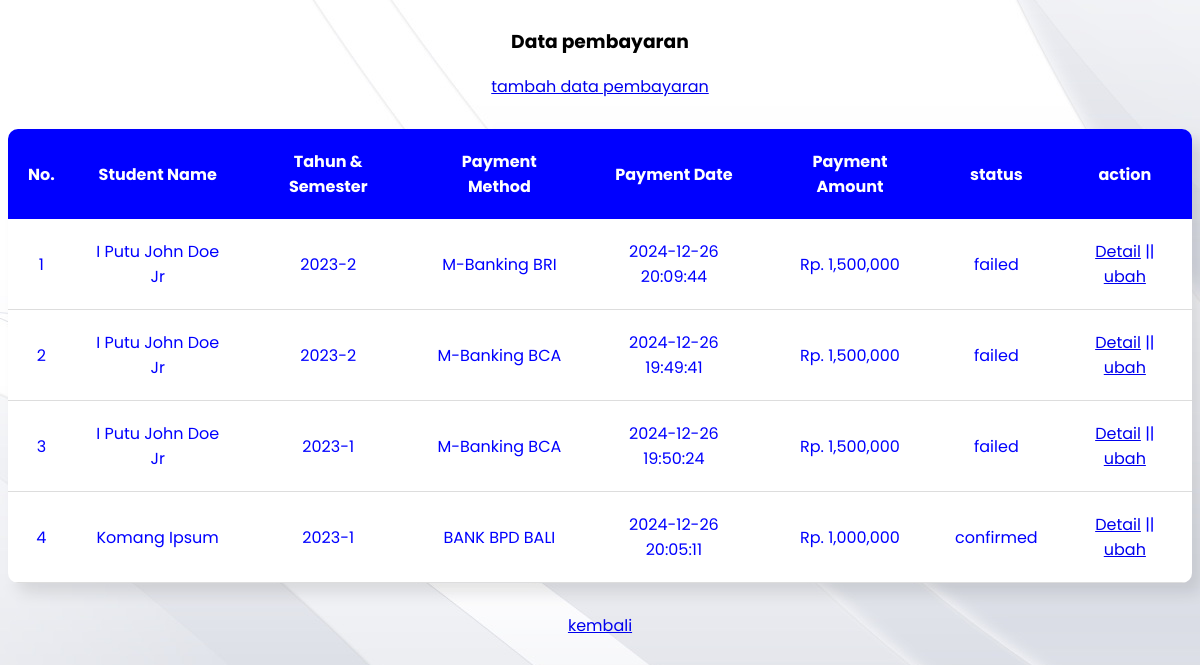
/admin/payments/index.php (signed in), run on the app's committed database.
### tables this page shows
CREATE TABLE `payments` (
  `id` int NOT NULL AUTO_INCREMENT,
  `ukt_id` int NOT NULL,
  `method_id` int NOT NULL,
  `paid_date` timestamp NULL DEFAULT CURRENT_TIMESTAMP,
  `amount_paid` decimal(15,2) NOT NULL,
  `status` enum('pending','confirmed','failed') DEFAULT 'pending',
  `created_at` timestamp NULL DEFAULT CURRENT_TIMESTAMP,
  `updated_at` timestamp NULL DEFAULT CURRENT_TIMESTAMP ON UPDATE CURRENT_TIMESTAMP,
  `user_id` int DEFAULT NULL,
  PRIMARY KEY (`id`),
  KEY `ukt_id` (`ukt_id`),
  KEY `method_id` (`method_id`),
  CONSTRAINT `payments_ibfk_1` FOREIGN KEY (`ukt_id`) REFERENCES `ukt` (`id`),
  CONSTRAINT `payments_ibfk_2` FOREIGN KEY (`method_id`) REFERENCES `payment_methods` (`id`)
);

CREATE TABLE `students` (
  `id` int NOT NULL AUTO_INCREMENT,
  `nim` varchar(20) NOT NULL,
  `name` varchar(100) NOT NULL,
  `phone` varchar(15) DEFAULT NULL,
  `program_id` int NOT NULL,
  `created_at` timestamp NULL DEFAULT CURRENT_TIMESTAMP,
  `updated_at` timestamp NULL DEFAULT CURRENT_TIMESTAMP ON UPDATE CURRENT_TIMESTAMP,
  `email` varchar(100) DEFAULT NULL,
  `password` varchar(100) DEFAULT NULL,
  PRIMARY KEY (`id`),
  UNIQUE KEY `nim` (`nim`),
  KEY `program_id` (`program_id`),
  CONSTRAINT `students_ibfk_1` FOREIGN KEY (`program_id`) REFERENCES `programs` (`id`)
);

CREATE TABLE `academic_years` (
  `id` int NOT NULL AUTO_INCREMENT,
  `year` varchar(10) NOT NULL,
  `semester` enum('1','2') NOT NULL,
  `status` enum('active','inactive') NOT NULL,
  `created_at` timestamp NULL DEFAULT CURRENT_TIMESTAMP,
  `updated_at` timestamp NULL DEFAULT CURRENT_TIMESTAMP ON UPDATE CURRENT_TIMESTAMP,
  PRIMARY KEY (`id`)
);

CREATE TABLE `payment_methods` (
  `id` int NOT NULL AUTO_INCREMENT,
  `name` varchar(50) NOT NULL,
  `created_at` timestamp NULL DEFAULT CURRENT_TIMESTAMP,
  `updated_at` timestamp NULL DEFAULT CURRENT_TIMESTAMP ON UPDATE CURRENT_TIMESTAMP,
  PRIMARY KEY (`id`)
);

### functions.php (called while the page is built, shortened)
<?php
 $conn = mysqli_connect("localhost","root","","spp_2");
 function query($query){
    global $conn;
    $result = mysqli_query($conn,$query);
    $rows = [];
    while ($row = mysqli_fetch_assoc($result)){
        $rows[] = $row;
    }
    return $rows;
 }
?>

### admin/payments/index.php (the view, shortened to what this page needs)
<?php
    require "../../functions.php";
    $payments = query("SELECT
                    payments.id AS paymentId,
                    payments.paid_date AS paid_date,
                    payments.amount_paid as amount_paid,
                    payments.status as status,
                    ukt.id AS uktId,
                    payment_methods.name AS method_name,
                    students.*,  -- Menambahkan data dari tabel students
                    academic_years.year, academic_years.semester  -- Menambahkan data dari tabel academic_years
                FROM
                    payments
                INNER JOIN
                    ukt ON payments.ukt_id = ukt.id
                INNER JOIN
                    payment_methods ON payments.method_id = payment_methods.id
                INNER JOIN
                    students ON ukt.student_id = students.id  -- Menambahkan join ke tabel students
                INNER JOIN
                    academic_years ON ukt.academic_year_id = academic_years.id  -- Menambahkan join ke tabel academic_years
                ");
?>
<!DOCTYPE html>
<html lang="en">
<head>
    <link rel="stylesheet" href="../../Assets/CSS/tablestyle.css">
</head>
<body>
<center>
<h3>Data pembayaran</h3>
    <a href="cariPemb.php">tambah data pembayaran</a>
    <div class="table-container">
    <table cellpadding="20">
        <thead>
        <tr>
            <th>No.</th>
            <th>Student Name</th>
            <th>Tahun & Semester</th>
            <th>Payment Method</th>
            <th>Payment Date</th>
            <th>Payment Amount</th>
            <th>status</th>
            <th>action</th>
        </tr>
        </thead>
        <?php $i = 1; ?>
        <?php foreach( $payments as $row):?>
            <tr>
                <td><?= $i; ?></td>
                <td><?= $row["name"]; ?></td>
                <td><?= $row["year"] .'-'. $row["semester"] ?></td>
                <td><?= $row["method_name"]; ?></td>
                <td><?= $row["paid_date"]; ?></td>
                <td>Rp. <?= number_format($row["amount_paid"]); ?></td>
                <td><?= $row["status"]; ?></td>
                <td> <a href="detailPemb.php?id=<?= $row["paymentId"]; ?>">Detail</a> || <a href="ubahPemb.php?id=<?= $row["paymentId"]; ?>">ubah</a></td>
            </tr>
        <?php $i++; ?>
        <?php endforeach; ?>
    </table>
    </div>
    <a href="../index.php">kembali</a>
</center>
</body>
</html>

### Assets/CSS/tablestyle.css (style rules this page uses)
* { box-sizing: border-box; font-family: "Poppins"; }
body { display: flex; align-items: center; justify-content: center; background-image: url("../IMG/White-Abstract-Computer-Wallpaper.jpg"); }
.table-container { margin-top: 30px; margin-bottom: 30px; background-color: white; border-radius: 10px; overflow: hidden; box-shadow: 10px 10px 15px rgba(0,0,0,0.1); }
table { border-collapse: collapse; }
tbody tr { border-bottom: 1px solid #ddd; }
thead { background: blue; color: white; }

### data on the page
payments: students.name "I Putu John Doe Jr", academic_years.year "2023", academic_years.semester "2", method.name "M-Banking BRI", paid_date "2024-12-26 20:09:44", amount_paid "1,500,000", status "failed"
payments: students.name "I Putu John Doe Jr", academic_years.year "2023", academic_years.semester "2", method.name "M-Banking BCA", paid_date "2024-12-26 19:49:41", amount_paid "1,500,000", status "failed"
payments: students.name "I Putu John Doe Jr", academic_years.year "2023", academic_years.semester "1", method.name "M-Banking BCA", paid_date "2024-12-26 19:50:24", amount_paid "1,500,000", status "failed"
payments: students.name "Komang Ipsum", academic_years.year "2023", academic_years.semester "1", method.name "BANK BPD BALI", paid_date "2024-12-26 20:05:11", amount_paid "1,000,000", status "confirmed"
